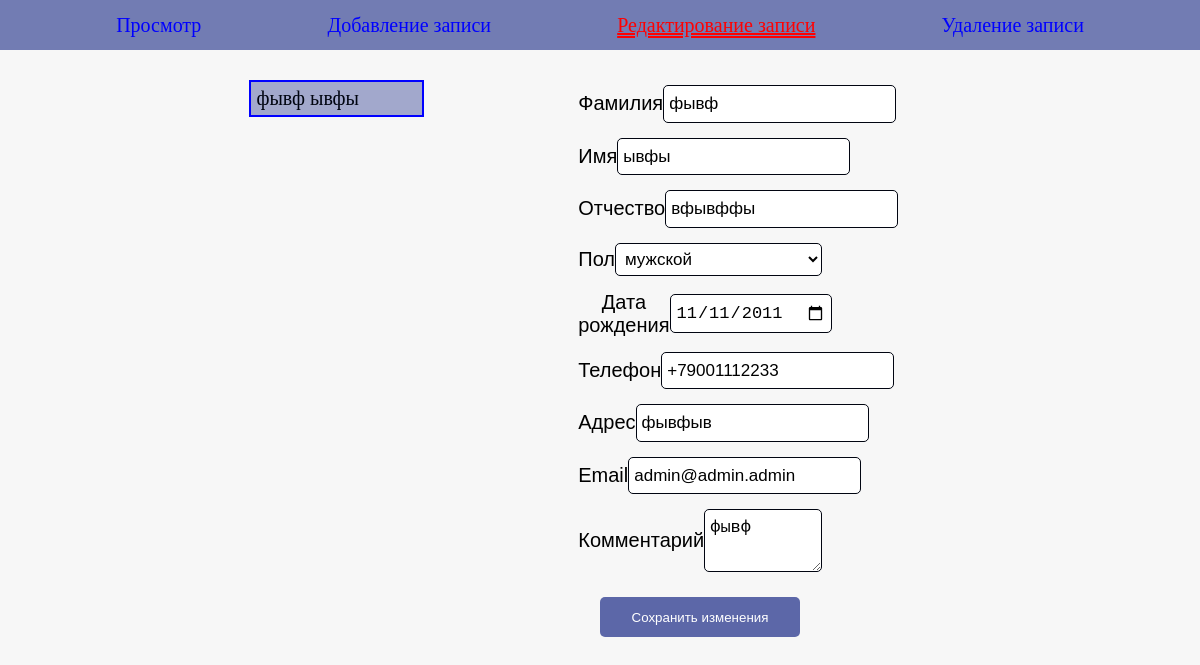
The app's page /index.php?page=edit with its own data.
### tables this page shows
CREATE TABLE `contacts` (
  `id` int NOT NULL,
  `surname` varchar(255) NOT NULL,
  `name` varchar(255) NOT NULL,
  `patronymic` text,
  `gender` text,
  `date_of_birth` date DEFAULT NULL,
  `phone` text,
  `address` text,
  `email` text,
  `comment` text,
  `created_at` datetime DEFAULT CURRENT_TIMESTAMP
);

### edit.php (the view, shortened to what this page needs)
<?php
$stmt = $pdo->query("SELECT id, surname, name, patronymic FROM contacts ORDER BY surname ASC, name ASC");
$contacts = $stmt->fetchAll(PDO::FETCH_ASSOC);
$selected_id = isset($_GET['id']) ? (int)$_GET['id'] : (isset($contacts[0]['id']) ? $contacts[0]['id'] : null);
$current_contact = null;
if ($selected_id) {
    $stmt = $pdo->prepare("SELECT * FROM contacts WHERE id = :id");
    $stmt->execute([':id' => $selected_id]);
    $current_contact = $stmt->fetch(PDO::FETCH_ASSOC);
}
$values = [
    'surname' => $current_contact['surname'] ?? '',
    'name' => $current_contact['name'] ?? '',
    'patronymic' => $current_contact['patronymic'] ?? '',
    'gender' => $current_contact['gender'] ?? '',
    'date_of_birth' => $current_contact['date_of_birth'] ?? '',
    'phone' => $current_contact['phone'] ?? '',
    'address' => $current_contact['address'] ?? '',
    'email' => $current_contact['email'] ?? '',
    'comment' => $current_contact['comment'] ?? ''
];
?>
<div style="display: flex; justify-content: center; margin-top: 20px;">
    <div class="div-edit">
        <?php if (!empty($contacts)): ?>
            <?php foreach ($contacts as $contact): ?>
                <?php
                $is_current = ($contact['id'] == $selected_id);
                $class = $is_current ? 'currentRow' : '';
                $url = 'index.php?page=edit&id=' . $contact['id'];
                $style = $is_current ? 'display: block; padding: 5px; border: 2px solid blue;' : 'display: block; padding: 5px;';
                ?>
                <div style="padding: 5px; margin: 5px 0;">
                    <a href="<?php echo $url; ?>" class="<?php echo $class; ?>" style="<?php echo $style; ?>">
                        <?php echo htmlspecialchars($contact['surname'] . ' ' . $contact['name']); ?>
                    </a>
                </div>
            <?php endforeach; ?>
        <?php else: ?>
            <p>Нет записей для редактирования</p>
        <?php endif; ?>
    </div>
<?php if ($current_contact): ?>
    <form name="form_edit" method="post">
        <div class="column">
            <div class="add">
                <label>Фамилия</label>
                <input type="text" name="surname" placeholder="Фамилия" value="<?php echo htmlspecialchars($values['surname']); ?>" required>
            </div>
            <div class="add">
                <label>Имя</label>
                <input type="text" name="name" placeholder="Имя" value="<?php echo htmlspecialchars($values['name']); ?>" required>
            </div>
            <div class="add">
                <label>Отчество</label>
                <input type="text" name="patronymic" placeholder="Отчество" value="<?php echo htmlspecialchars($values['patronymic']); ?>">
            </div>
            <div class="add">
                <label>Пол</label>
                <select name="gender">
                    <option value="мужской" <?php echo ($values['gender'] == 'мужской') ? 'selected' : ''; ?>>мужской</option>
                </select>
            </div>
            <div class="add">
                <label>Дата рождения</label>
                <input type="date" name="date_of_birth" value="<?php echo htmlspecialchars($values['date_of_birth']); ?>">
            </div>
            <div class="add">
                <label>Телефон</label>
                <input type="text" name="phone" placeholder="Телефон" value="<?php echo htmlspecialchars($values['phone']); ?>">
            </div>
            <div class="add">
                <label>Адрес</label>
                <input type="text" name="address" placeholder="Адрес" value="<?php echo htmlspecialchars($values['address']); ?>">
            </div>
            <div class="add">
                <label>Email</label>
                <input type="email" name="email" placeholder="Email" value="<?php echo htmlspecialchars($values['email']); ?>">
            </div>
            <div class="add">
                <label>Комментарий</label>
                <textarea name="comment" placeholder="Краткий комментарий"><?php echo htmlspecialchars($values['comment']); ?></textarea>
            </div>
            <button type="submit" name="edit" value="1" class="form-btn">Сохранить изменения</button>
        </div>
    </form>
    </div>
<?php endif; ?>

### style.css (style rules this page uses)
:root { --color_a: rgb(1, 5, 17); --back_a: rgba(92, 103, 168, 0.541); }
html { font-family: sans-serif; font-size: 17px; }
body { padding: 0; margin: 0; font-family: sans-serif; background-color: rgb(247, 247, 247); font-size: 20px; }
*, *::after, *::before { box-sizing: border-box; }
a { font-family: 'Lemonada', cursive; text-decoration: none; color:var(--color_a); }
.add { width: 90%; margin: 15px auto; display: flex; justify-content: space-between; align-items: center; }
.column { margin: auto; width: 50%; }
.div-edit { width: 200px; text-align: left; padding-left: 15px; }
.div-edit .currentRow { color: var(--color_a); background-color: var(--back_a); }
input, select, textarea { display: block; width: 400px; padding: 5px; font-size: 17px; font-weight: 400; line-height: 1.5; color: black; background-color: #fff; border: 1px solid var(--color_a); border-radius: 5px; }
label { display: inline-block; box-sizing: border-box; padding: inherit; }
.form-btn { background-color: rgb(92, 103, 168); border: none; width: 200px; height: 40px; color: #fff; border-radius: 5px; transition: .3s; margin-bottom: 10px; margin-top: 10px; }

### records on screen
contacts: surname+name "фывф ывфы", surname "фывф", name "ывфы", patronymic "вфывффы", gender "мужской", date_of_birth "11/11/2011", phone "+79001112233", address "фывфыв", email "admin@admin.admin", comment "фывф"

### other values on screen
$label "Просмотр"
$label "Добавление записи"
$label "Редактирование записи"
$label "Удаление записи"
